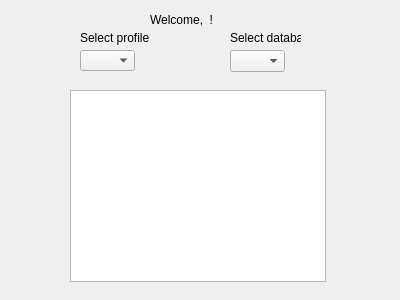
<?xml version="1.0" encoding="UTF-8"?>
<ui version="4.0">
 <class>userPage</class>
 <widget class="QDialog" name="userPage">
  <property name="geometry">
   <rect>
    <x>0</x>
    <y>0</y>
    <width>400</width>
    <height>300</height>
   </rect>
  </property>
  <property name="windowTitle">
   <string>Dialog</string>
  </property>
  <widget class="QComboBox" name="comboBox">
   <property name="geometry">
    <rect>
     <x>80</x>
     <y>50</y>
     <width>55</width>
     <height>21</height>
    </rect>
   </property>
  </widget>
  <widget class="QComboBox" name="comboBox_2">
   <property name="geometry">
    <rect>
     <x>230</x>
     <y>50</y>
     <width>55</width>
     <height>22</height>
    </rect>
   </property>
  </widget>
  <widget class="QTableView" name="tableView">
   <property name="geometry">
    <rect>
     <x>70</x>
     <y>90</y>
     <width>256</width>
     <height>192</height>
    </rect>
   </property>
  </widget>
  <widget class="QLabel" name="label">
   <property name="geometry">
    <rect>
     <x>80</x>
     <y>30</y>
     <width>81</width>
     <height>16</height>
    </rect>
   </property>
   <property name="text">
    <string>Select profile</string>
   </property>
  </widget>
  <widget class="QLabel" name="label_2">
   <property name="geometry">
    <rect>
     <x>230</x>
     <y>30</y>
     <width>71</width>
     <height>16</height>
    </rect>
   </property>
   <property name="text">
    <string>Select database</string>
   </property>
  </widget>
  <widget class="QLabel" name="label_3">
   <property name="geometry">
    <rect>
     <x>150</x>
     <y>10</y>
     <width>81</width>
     <height>20</height>
    </rect>
   </property>
   <property name="text">
    <string>Welcome, &lt;user&gt; !</string>
   </property>
  </widget>
 </widget>
 <resources/>
 <connections/>
</ui>
